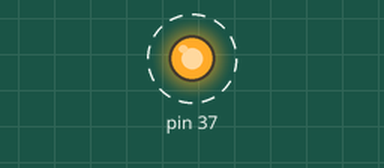
Recording of a program running on a simulated Raspberry Pi (header pin numbers). On the bench: output pins drawn as LEDs (lit = HIGH). Dashed ring = blinking.

Above: at 0.5 s.
Timing chart, 0 to 4.6 s (numbered marks = the images above):
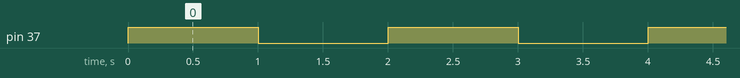

Measured:
- by itself, pin 37: alternates HIGH for 1.0 s and LOW for 1.0 s

The program:

relay_led.py
```python
import RPi.GPIO as IO
import time
import sys

IO.setmode(IO.BOARD)
# initialize digital pin40 as an output.
IO.setup(37, IO.OUT)
while True:
    try:
        # turn the LED on
        IO.output(37, 1)
        # sleep for a second
        time.sleep(1)
        # turn the LED on
        IO.output(37, 0)
        # sleep for a second
        time.sleep(1)
    except KeyboardInterrupt:
        # cleans up the buffer
        IO.cleanup()
        sys.exit()
```
